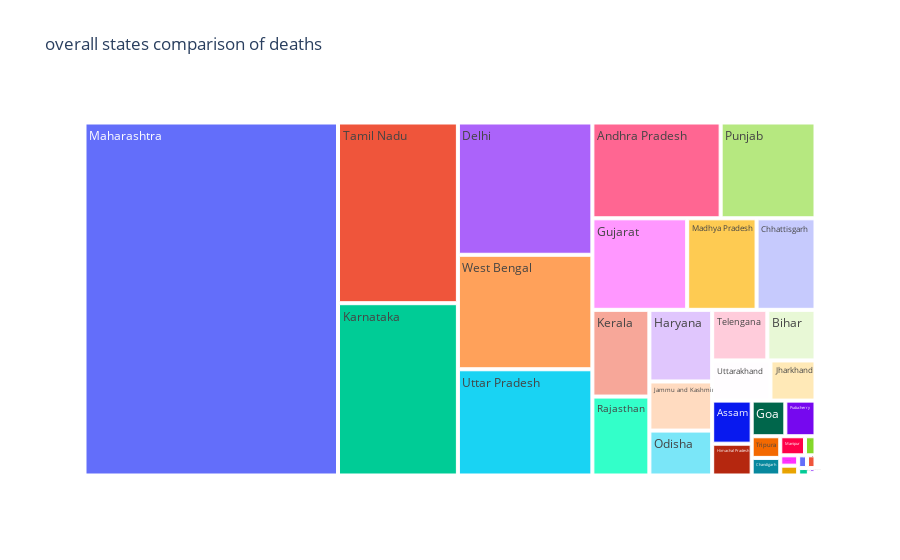

Notebook source saved alongside this figure:
### Code cell
px.treemap(deaths, path=['State/UnionTerritory'], values='Deaths', title="overall states comparison of deaths")

### Figure 1 — Plotly figure (JSON) as saved in the notebook; plotly's stock layout.template omitted (floating-point values rounded to 4 significant figures)
{"data": [{"branchvalues": "total", "domain": {"x": [0, 1], "y": [0, 1]}, "hovertemplate": "labels=%{label}<br>Deaths=%{value}<br>parent=%{parent}<br>id=%{id}<extra></extra>", "ids": ["Andaman and Nicobar Islands", "Andhra Pradesh", "Arunachal Pradesh", "Assam", "Bihar", "Cases being reassigned to states", "Chandigarh", "Chhattisgarh", "Dadra and Nagar Haveli and Daman and Diu", "Daman & Diu", "Delhi", "Goa", "Gujarat", "Haryana", "Himachal Pradesh", "Jammu and Kashmir", "Jharkhand", "Karnataka", "Kerala", "Ladakh", "Lakshadweep", "Madhya Pradesh", "Maharashtra", "Manipur", "Meghalaya", "Mizoram", "Nagaland", "Odisha", "Puducherry", "Punjab", "Rajasthan", "Sikkim", "Tamil Nadu", "Telangana", "Telengana", "Tripura", "Unassigned", "Uttar Pradesh", "Uttarakhand", "West Bengal"], "labels": ["Andaman and Nicobar Islands", "Andhra Pradesh", "Arunachal Pradesh", "Assam", "Bihar", "Cases being reassigned to states", "Chandigarh", "Chhattisgarh", "Dadra and Nagar Haveli and Daman and Diu", "Daman & Diu", "Delhi", "Goa", "Gujarat", "Haryana", "Himachal Pradesh", "Jammu and Kashmir", "Jharkhand", "Karnataka", "Kerala", "Ladakh", "Lakshadweep", "Madhya Pradesh", "Maharashtra", "Manipur", "Meghalaya", "Mizoram", "Nagaland", "Odisha", "Puducherry", "Punjab", "Rajasthan", "Sikkim", "Tamil Nadu", "Telangana", "Telengana", "Tripura", "Unassigned", "Uttar Pradesh", "Uttarakhand", "West Bengal"], "name": "", "parents": ["", "", "", "", "", "", "", "", "", "", "", "", "", "", "", "", "", "", "", "", "", "", "", "", "", "", "", "", "", "", "", "", "", "", "", "", "", "", "", ""], "type": "treemap", "values": [15461, 1762534, 11396, 243973, 349326, 0, 72209, 773549, 622, 0, 2551455, 172165, 1244913, 645157, 180203, 442454, 259653, 2962964, 709168, 26544, 79, 911139, 12836010, 67722, 28648, 1579, 16239, 404470, 154232, 1303314, 645454, 25244, 3107508, 4785, 400427, 88770, 0, 2049294, 335796, 2208558]}], "layout": {"legend": {"tracegroupgap": 0}, "title": {"text": "overall states comparison of deaths"}}}
